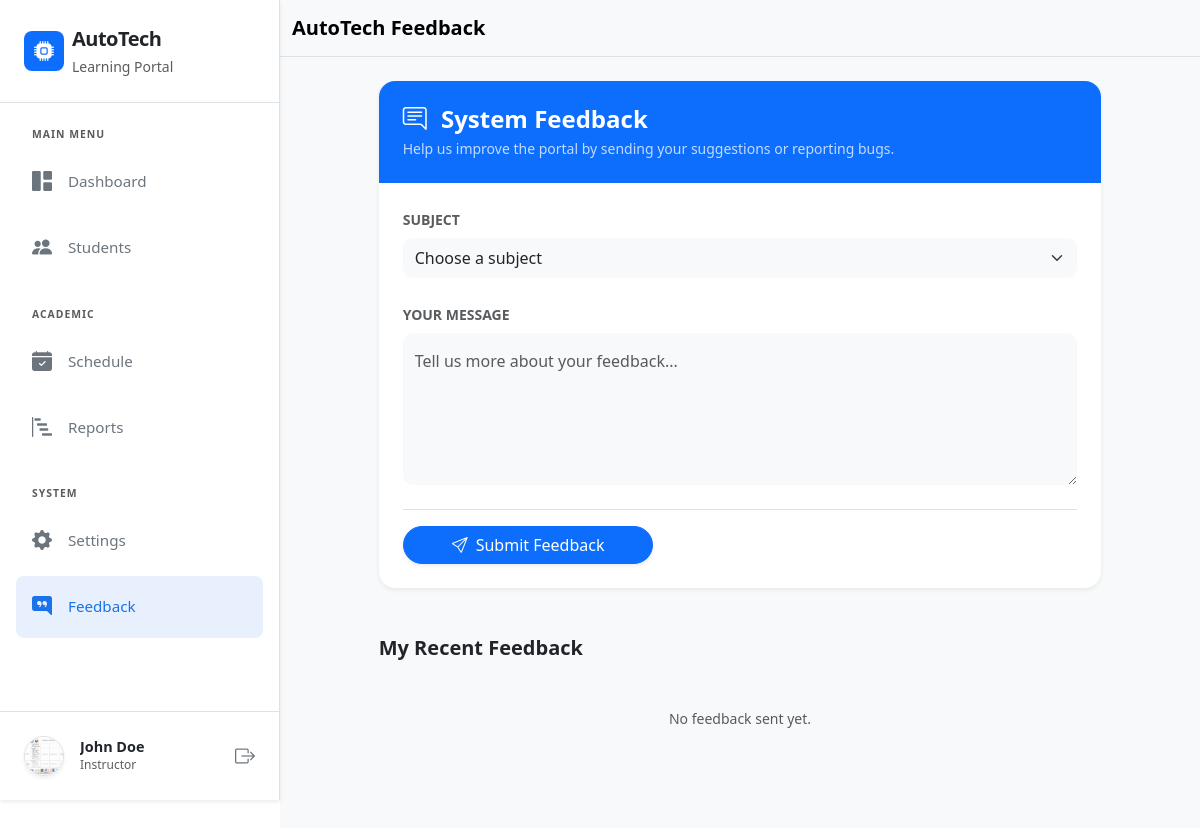
The app's page /feedback.php (signed in) with its own data.
### tables this page shows
CREATE TABLE `users` (
  `user_id` int(11) NOT NULL,
  `fullname` varchar(255) NOT NULL,
  `email` varchar(255) NOT NULL,
  `password` varchar(255) NOT NULL,
  `role` enum('instructor','student','admin') NOT NULL,
  `course` varchar(100) NOT NULL,
  `year_level` varchar(50) NOT NULL,
  `section` varchar(50) NOT NULL,
  `profile_pic` varchar(100) NOT NULL,
  `created_at` timestamp NOT NULL DEFAULT current_timestamp()
);

CREATE TABLE `system_settings` (
  `id` int(11) NOT NULL AUTO_INCREMENT,
  `system_name` varchar(255) NOT NULL DEFAULT 'AutoTech',
  `system_logo` varchar(255) DEFAULT NULL,
  `updated_at` timestamp NOT NULL DEFAULT current_timestamp() ON UPDATE current_timestamp(),
  PRIMARY KEY (`id`)
);

### feedback.php (the view, shortened to what the rows shown need)
<?php include 'includes/header.php'; ?>
<div class="d-flex" id="wrapper">
    <?php include 'includes/sidebar.php'; ?>
    <div id="page-content-wrapper" class="w-100">
        <nav class="navbar navbar-expand-lg bg-body-tertiary border-bottom">
            <div class="container-fluid">
                <a class="navbar-brand fw-bold" href="#"><?php echo $system_name; ?> Feedback</a>
            </div>
        </nav>
    </div>
</div>
<?php include 'includes/footer.php'; ?>

### includes/sidebar.php (shortened to what the rows shown need)
<div class="bg-white border-end shadow-sm sidebar-responsive" id="sidebar-wrapper">
    <div class="position-absolute bottom-0 w-100 p-3 border-top bg-white">
        <div class="d-flex align-items-center p-2 rounded-3">
            <?php
                $u_id = $_SESSION['user_id'];
                include 'database/dbconn.php';
                $u_data = mysqli_fetch_assoc(mysqli_query($conn, "SELECT profile_pic, fullname FROM users WHERE user_id = '$u_id'"));
                if($u_data['profile_pic']): ?>
                <img src="uploads/profile_pics/<?php echo $u_data['profile_pic']; ?>" class="rounded-circle me-3 border shadow-sm" width="40" height="40" style="object-fit: cover;" alt="User">
            <?php else: ?>
                <img src="https://ui-avatars.com/api/?name=<?php echo urlencode($u_data['fullname']); ?>&background=0D6EFD&color=fff" class="rounded-circle me-3" width="40" alt="User">
            <?php endif; ?>
            <div class="overflow-hidden">
                <h6 class="mb-0 text-dark fw-bold text-truncate" style="font-size: 0.9rem;"><?php echo $_SESSION['fullname']; ?></h6>
                <small class="text-muted d-block text-truncate text-capitalize" style="font-size: 0.75rem;">
                </small>
            </div>
            <a href="controller/AuthController.php?logout=1" class="ms-auto text-secondary" title="Logout"><i class="bi bi-box-arrow-right fs-5"></i></a>
        </div>
    </div>
</div>

### records on screen
users: profile_pic (picture)
system_settings: system_name "AutoTech"

### other values on screen
$_SESSION['fullname'] "John Doe"
$_SESSION['role'] "Instructor"
